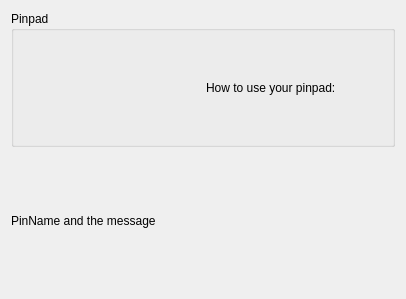
<ui version="4.0" >
 <class>dlgWndPinpadInfo</class>
 <widget class="QWidget" name="dlgWndPinpadInfo" >
  <property name="geometry" >
   <rect>
    <x>0</x>
    <y>0</y>
    <width>406</width>
    <height>299</height>
   </rect>
  </property>
  <property name="windowTitle" >
   <string>dlgWndPinpadInfo</string>
  </property>
  <layout class="QGridLayout" >
   <item row="0" column="0" >
    <widget class="QGroupBox" name="groupBox" >
     <property name="title" >
      <string>Pinpad</string>
     </property>
     <layout class="QGridLayout" >
      <item row="0" column="1" >
       <widget class="QLabel" name="label_2" >
        <property name="text" >
         <string>How to use your pinpad:</string>
        </property>
       </widget>
      </item>
      <item row="0" column="0" >
       <widget class="QLabel" name="lblIcon" >
        <property name="text" >
         <string/>
        </property>
        <property name="pixmap" >
         <pixmap/>
        </property>
       </widget>
      </item>
     </layout>
    </widget>
   </item>
   <item row="1" column="0" >
    <widget class="QLabel" name="label" >
     <property name="text" >
      <string>PinName and the message</string>
     </property>
     <property name="wordWrap" >
      <bool>true</bool>
     </property>
    </widget>
   </item>
  </layout>
 </widget>
 <layoutdefault spacing="6" margin="11" />
 <resources/>
 <connections/>
</ui>
